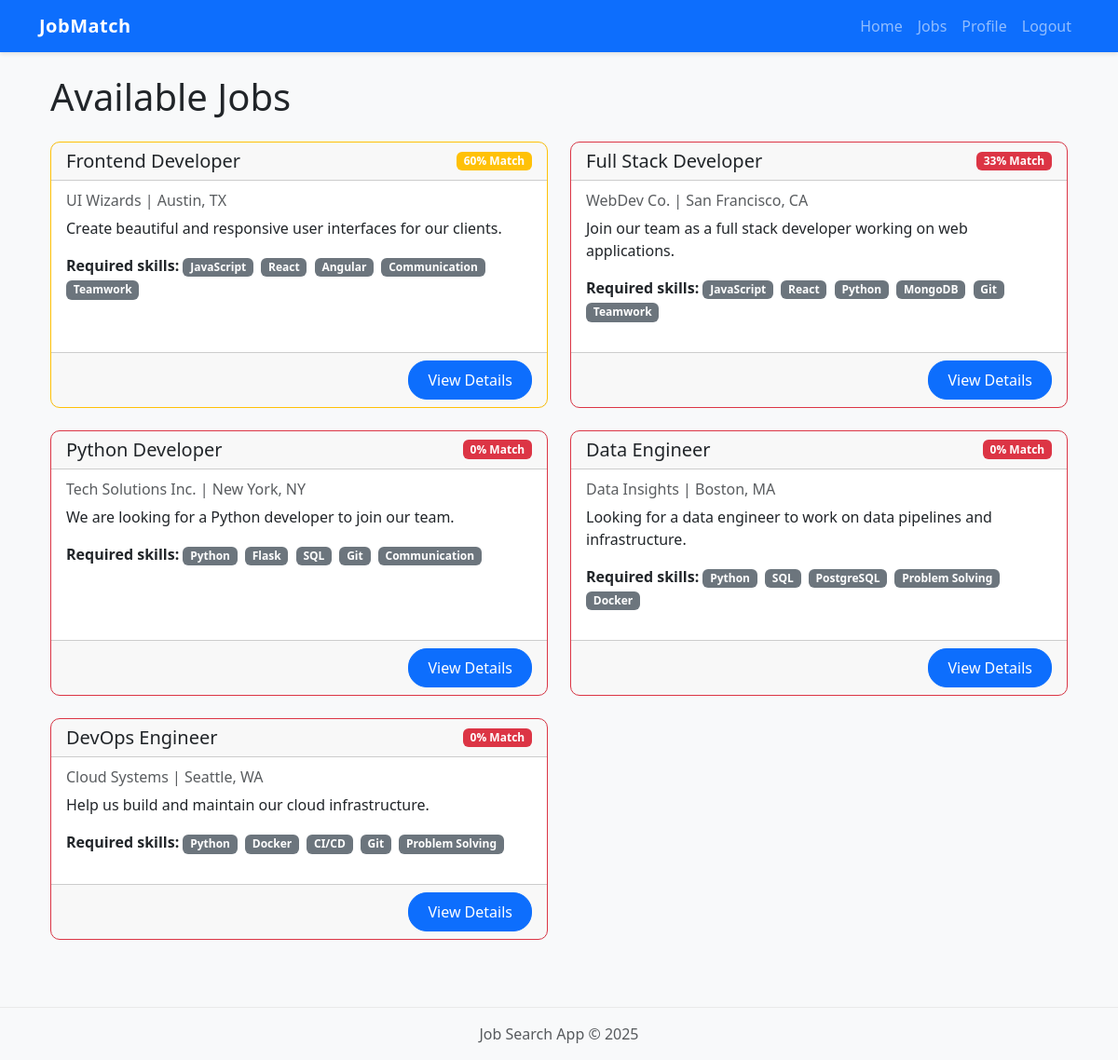
Screenshot of /jobs (signed in) with the database file from the repository.
### app/models.py (models this page shows, shortened)
class Job(db.Model):
    id = db.Column(db.Integer, primary_key=True)
    title = db.Column(db.String(128), index=True)
    company = db.Column(db.String(128))
    description = db.Column(db.Text)
    location = db.Column(db.String(128))
    created_at = db.Column(db.DateTime, default=datetime.utcnow)
    skills = db.relationship('Skill', secondary=job_skills,
                           backref=db.backref('jobs', lazy='dynamic'))
    def compatibility_score(self, user):
        user_skills = set(user.skills)
        job_skills = set(self.skills)
        if not job_skills:
            return 0
        matching_skills = user_skills.intersection(job_skills)
        return (len(matching_skills) / len(job_skills)) * 100

class Skill(db.Model):
    id = db.Column(db.Integer, primary_key=True)
    name = db.Column(db.String(64), index=True, unique=True)
    description = db.Column(db.String(256))
    category_id = db.Column(db.Integer, db.ForeignKey('skill_category.id'))

### app/routes.py (the view)
@app.route('/jobs')
@login_required
def jobs():
    all_jobs = Job.query.all()
    jobs_with_scores = []
    for job in all_jobs:
        score = job.compatibility_score(current_user)
        jobs_with_scores.append((job, score))
    jobs_with_scores.sort(key=lambda x: x[1], reverse=True)
    return render_template('jobs.html',
                         jobs_with_scores=jobs_with_scores,
                         title='Job Listings',
                         year=datetime.now().year)

### app/models.py (called while the page is built)
@login.user_loader
def load_user(id):
    return User.query.get(int(id))

### app/templates/jobs.html (shortened to what this page needs)
{% extends "base.html" %}
{% block content %}
<div class="container">
    <h1 class="mb-4">Available Jobs</h1>
    {% if jobs_with_scores %}
    <div class="row">
        {% for job, score in jobs_with_scores %}
        <div class="col-md-6 mb-4">
            <div class="card h-100 border-{{ 'success' if score >= 70 else 'warning' if score >= 40 else 'danger' }}">
                <div class="card-header d-flex justify-content-between align-items-center">
                    <h5 class="card-title mb-0">{{ job.title }}</h5>
                    <span class="badge bg-{{ 'success' if score >= 70 else 'warning' if score >= 40 else 'danger' }} text-white">
                        {{ score|int }}% Match
                    </span>
                </div>
                <div class="card-body">
                    <h6 class="card-subtitle mb-2 text-muted">{{ job.company }} | {{ job.location }}</h6>
                    <p class="card-text">
                        {{ job.description|truncate(150) }}
                    </p>
                    <p>
                        <strong>Required skills:</strong>
                        {% for skill in job.skills %}
                        <span class="badge bg-secondary me-1">{{ skill.name }}</span>
                        {% endfor %}
                    </p>
                </div>
                <div class="card-footer text-end">
                    <a href="{{ url_for('job_details', job_id=job.id) }}" class="btn btn-primary">View Details</a>
                </div>
            </div>
        </div>
        {% endfor %}
    </div>
    {% else %}
    <div class="alert alert-info">
        <p>No jobs available at this time. Please check back later.</p>
    </div>
    {% endif %}
</div>
{% endblock %}

### app/static/css/style.css (style rules this page uses)
body { font-family: 'Segoe UI', Tahoma, Geneva, Verdana, sans-serif; background-color: #f8f9fa; }
.card { border-radius: 10px; transition: transform 0.3s ease; }
.btn-primary { border-radius: 20px; padding: 8px 20px; }

### rows the page displays
Job: title "Frontend Developer", score "60", company "UI Wizards", location "Austin, TX", description "Create beautiful and responsive user interfaces for our clients."
Skill: name "JavaScript"
Skill: name "React"
Skill: name "Angular"
Skill: name "Communication"
Skill: name "Teamwork"
Job: title "Full Stack Developer", score "33", company "WebDev Co.", location "San Francisco, CA", description "Join our team as a full stack developer working on web applications."
Skill: name "Python"
Skill: name "MongoDB"
Skill: name "Git"
Job: title "Python Developer", score "0", company "Tech Solutions Inc.", location "New York, NY", description "We are looking for a Python developer to join our team."
Skill: name "Flask"
Skill: name "SQL"
Job: title "Data Engineer", score "0", company "Data Insights", location "Boston, MA", description "Looking for a data engineer to work on data pipelines and infrastructure."
Skill: name "PostgreSQL"
Skill: name "Problem Solving"
Skill: name "Docker"
Job: title "DevOps Engineer", score "0", company "Cloud Systems", location "Seattle, WA", description "Help us build and maintain our cloud infrastructure."
Skill: name "CI/CD"
